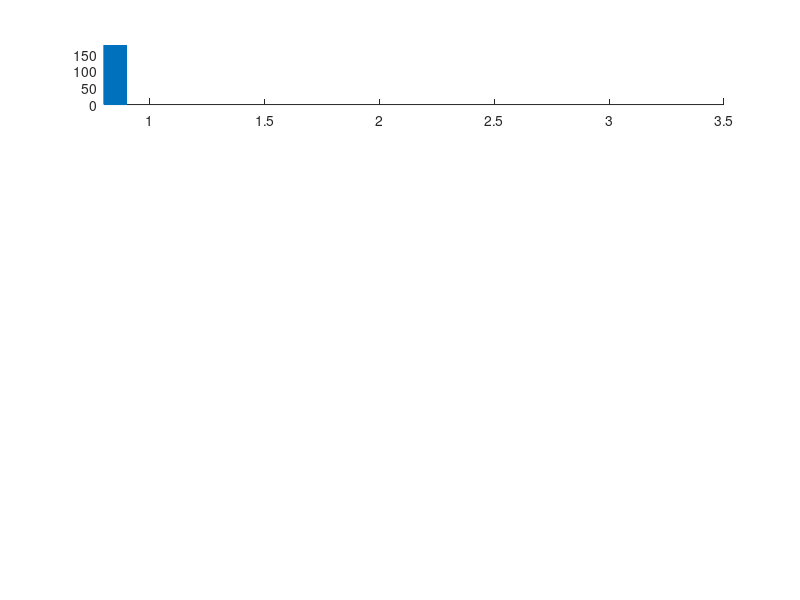

The MATLAB source for this figure: (Note: this script raises an error after producing the figure.)
function plot_stability_pi_counter()
close all;
A = load('counter_mr1_re_upto0.9_e8_pi.mat');

for i = 1:floor(length(A. LCO_val)/5)
    figure(i);
    xlabel('Distance to the barycetner[AU]','fontsize',18);
    ylabel('Theta[degree]','fontsize',18);
    h  = 0;
    for j = i*5-4:i*5
        subplot(5,1,h+1);
        axis([0.8 3.5 0 180]);hold on;
        lv = A.LCO_val(j);
        uv = A.UCO_val(j);
        
        p = area([0.8 lv],[180 180],'Linestyle','none');hold on;
        p.FaceColor = 'r';
        p.FaceAlpha = 0.2;
        q = area([uv 3.5],[180 180],'Linestyle','none');
        q.FaceColor = 'b';
        q.FaceAlpha = 0.2;
    
        for k = 1:55
            plot(A.tot_in_dist_cell{j}{k},A.tot_in_ang_cell{j}{k},'ob');hold on;
            plot(A.tot_out_dist_cell{j}{k},A.tot_out_ang_cell{j}{k},'or');
            
            plot([lv,lv],[0,180],'r','Linewidth',2);
            plot([uv,uv],[0,180],'b','Linewidth',2);
        end
        h = h+1;
    end
end

end